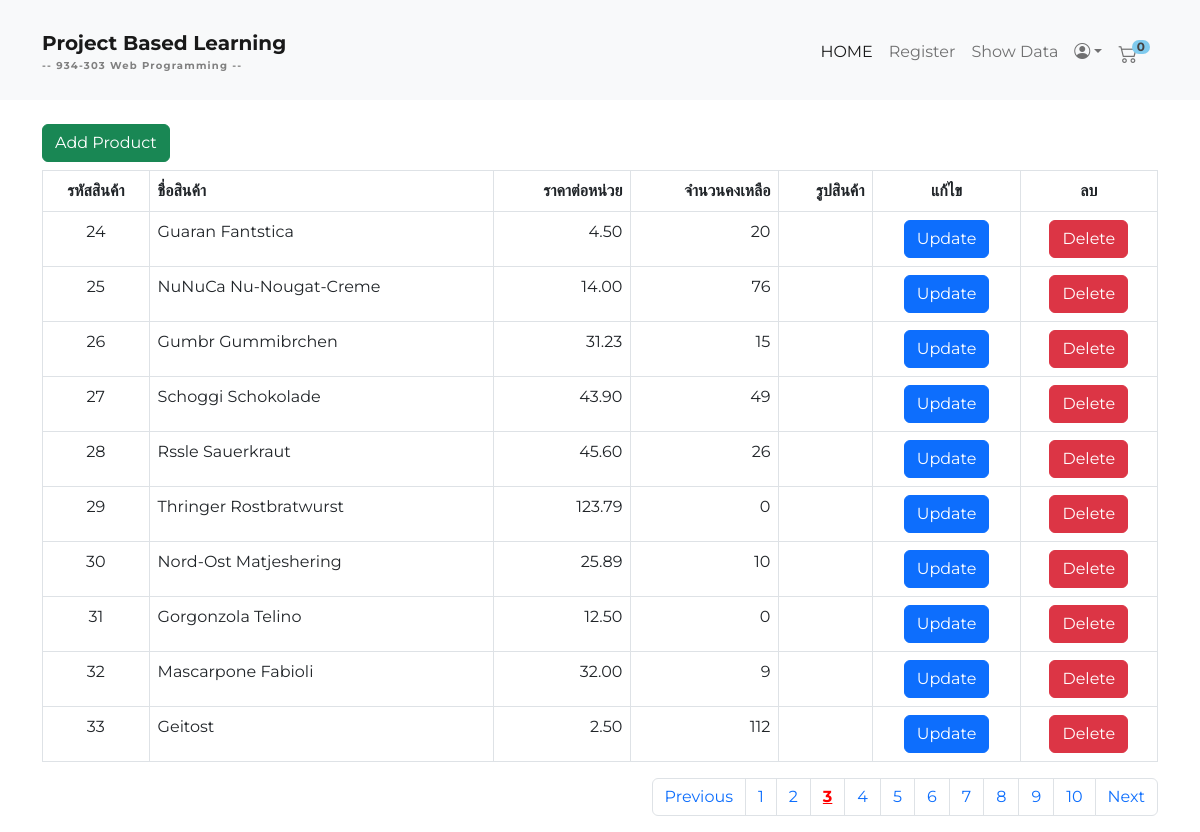
The page /showproduct.php?n=3 (signed in) on the database its author committed.
### tables this page shows
CREATE TABLE `products` (
  `ProductID` int(11) NOT NULL,
  `ProductName` varchar(40) NOT NULL,
  `SupplierID` int(11) DEFAULT NULL,
  `CategoryID` int(11) DEFAULT NULL,
  `QuantityPerUnit` varchar(20) DEFAULT NULL,
  `UnitPrice` decimal(10,4) DEFAULT 0.0000,
  `UnitsInStock` smallint(2) DEFAULT 0,
  `UnitsOnOrder` smallint(2) DEFAULT 0,
  `ReorderLevel` smallint(2) DEFAULT 0,
  `Discontinued` bit(1) NOT NULL DEFAULT b'0',
  `productPic` varchar(100) DEFAULT NULL
);

### showproduct.php (the view, shortened to what this page needs)
<?php
include 'connectDB.php';
if (isset($_SESSION['userid'])) {
$sql = "select * from products order by productID";
$rs = $con->query($sql);
$count_row = mysqli_num_rows($rs);
if (isset($_GET['n'])) {
    $n = $_GET['n'];
} else {
    $n = 1;
}
$itemsPerPage = 10;
$numPages = ceil($count_row / $itemsPerPage);
$start = ($n - 1) * $itemsPerPage;
$sql2 = "select * from products p, categories c where p.CategoryID = c.CategoryID order by ProductID limit {$start},  {$itemsPerPage}";
$result2 = $con->query($sql2);
?>
<!doctype html>
<html lang="en">
<head>
    <link href="https://cdn.jsdelivr.net/npm/bootstrap@5.2.1/dist/css/bootstrap.min.css" rel="stylesheet"
>
    <link rel="stylesheet" href="style.css">
</head>
<body>
    <?php include 'header.php' ?>
    <div class="container">
        <?php
        if ($count_row > 0) {
        ?>
        <div class="row mb-2">
            <div class="col-md-3">
                <a class=" btn btn-success" href="productForm.php" role="button">Add Product</a>
            </div>
        </div>
        <table class="table table-bordered">
            <thead>
                <tr>
                    <th scope="col" class="text-center">รหัสสินค้า</th>
                    <th scope="col" class="text-start">ชื่อสินค้า</th>
                    <th scope="col" class="text-end">ราคาต่อหน่วย</th>
                    <th scope="col" class="text-end">จำนวนคงเหลือ</th>
                    <th scope="col" class="text-end">รูปสินค้า</th>
                    <th scope="col" class="text-center">แก้ไข</th>
                    <th scope="col" class="text-center">ลบ</th>
                </tr>
            </thead>
            <tbody>
                <?php
                    while ($result = $result2->fetch_assoc()) {
                    ?>
                <tr>
                    <td class="text-center"><?php echo $result['ProductID']; ?></td>
                    <td class="text-start"><?php echo $result['ProductName']; ?></td>
                    <td class="text-end">
                        <?php echo number_format($result['UnitPrice'], 2); ?>
                    </td>
                    <td class="text-end"><?php echo $result['UnitsInStock']; ?></td>
                    <td>
                    </td>
                    <td class="text-center"><a class=" btn btn-primary"
                            href="editproduct.php?productid=<?php echo $result['ProductID']; ?>"
                            role="button">Update</a>
                    </td>
                    <td class="text-center"><a class="btn btn-danger"
                            href="deleteProduct.php?productid=<?php echo $result['ProductID']; ?>" role="button"
                            onclick="return confirm('Are you sure you want to delete this item?');">Delete</a></td>
                </tr>
                <?php
                    }
                    ?>
            </tbody>
        </table>
        <?php
        }
        ?>
        <nav aria-label="Page navigation example">
            <ul class=" pagination justify-content-end">
                <?php
                if ($n > 1) {
                    echo
                    "<li class='page-item'>
                            <a class='page-link' href='showproduct.php?n=" . ($n - 1) . "'>Previous</a>
                        </li>";
                } else {
                    echo
                    "<li class='page-item'>
                            <a class='page-link' href='showproduct.php?n=1'>Previous</a>
                        </li>";
                }
                $i = 1;
                while ($i <= $numPages) {
                    if ($i == $n) {
                        echo
                        "<li class='page-item'>
                                <a class='page-link currentpage' href='showproduct.php?n=" . $i . "'>" . $i . "</a>
                        </li>";
                    } else {
                        echo
                        "<li class='page-item'>
                                <a class='page-link' href='showproduct.php?n=" . $i . "'>" . $i . "</a>
                        </li>";
                    }
                    $i++;
                }
                if ($n < $numPages) {
                    echo
                    "<li class='page-item'>
                                <a class='page-link' href='showproduct.php?n=" .  ($n + 1) . "'>Next</a>
                            </li>";
                } else {
                    echo
                    "<li class='page-item'>
                                <a class='page-link' href='showproduct.php?n=" . $numPages  . "'>Next</a>
                            </li>";
                }
                ?>
            </ul>
        </nav>
    </div>
</body>
</html>
<?php
}else{
    header("Location:login.php");
}
?>

### style.css (style rules this page uses)
body { font-family: 'Montserrat', sans-serif; }
.currentpage { color:red; font-weight: bold; text-decoration: underline; }

### rows shown on the page
products: ProductID "24", ProductName "Guaran Fantstica", UnitPrice "4.50", UnitsInStock "20"
products: ProductID "25", ProductName "NuNuCa Nu-Nougat-Creme", UnitPrice "14.00", UnitsInStock "76"
products: ProductID "26", ProductName "Gumbr Gummibrchen", UnitPrice "31.23", UnitsInStock "15"
products: ProductID "27", ProductName "Schoggi Schokolade", UnitPrice "43.90", UnitsInStock "49"
products: ProductID "28", ProductName "Rssle Sauerkraut", UnitPrice "45.60", UnitsInStock "26"
products: ProductID "29", ProductName "Thringer Rostbratwurst", UnitPrice "123.79", UnitsInStock "0"
products: ProductID "30", ProductName "Nord-Ost Matjeshering", UnitPrice "25.89", UnitsInStock "10"
products: ProductID "31", ProductName "Gorgonzola Telino", UnitPrice "12.50", UnitsInStock "0"
products: ProductID "32", ProductName "Mascarpone Fabioli", UnitPrice "32.00", UnitsInStock "9"
products: ProductID "33", ProductName "Geitost", UnitPrice "2.50", UnitsInStock "112"

### other values the page prints
$totalItem "0"
